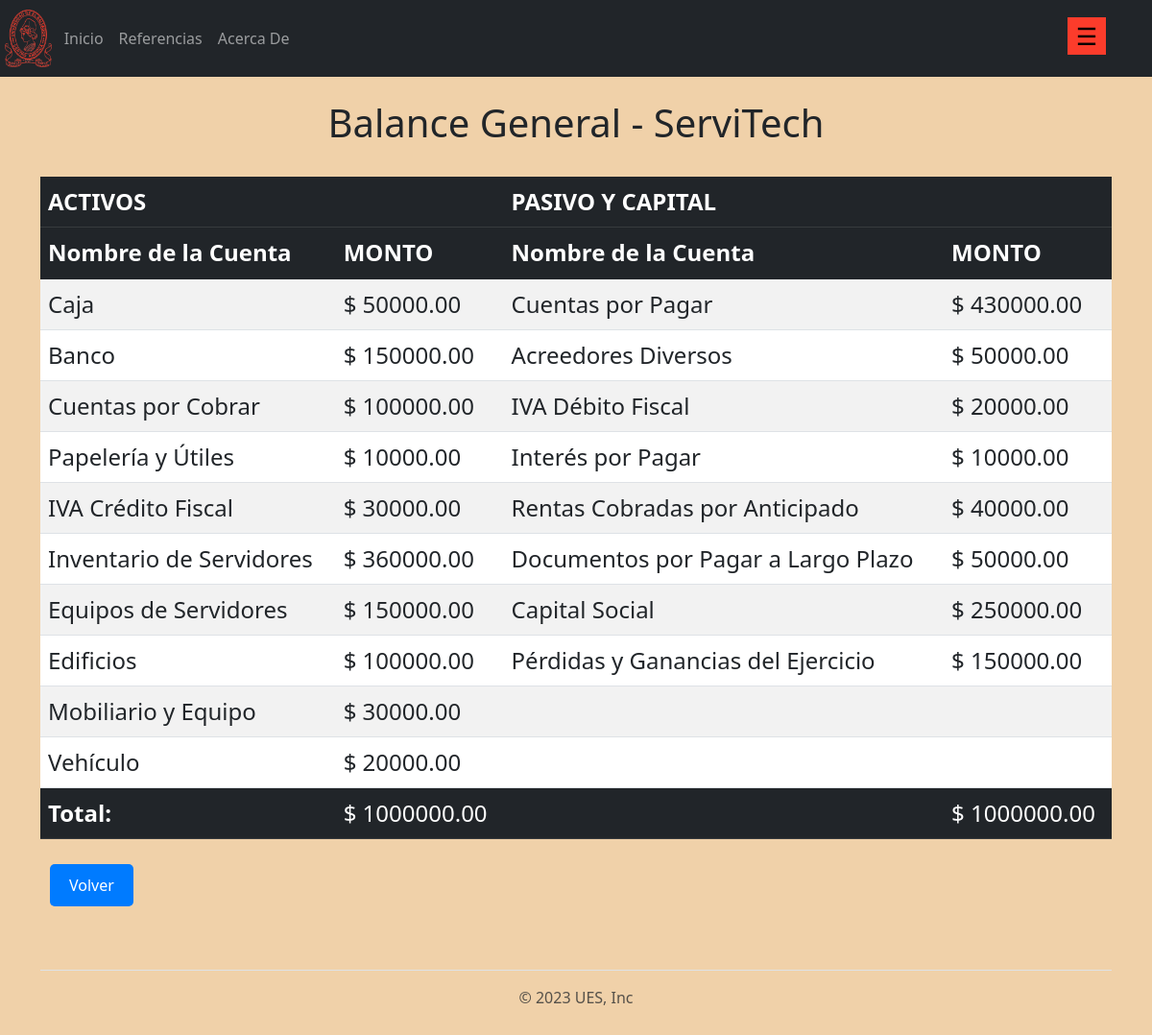
Screenshot of /reporte/balance with the database file from the repository.
### aplicaciones/cuenta/models.py (models this page shows, shortened)
class cuenta(models.Model):
    codigo = models.CharField(max_length=10)
    nombre = models.CharField(max_length=50)
    monto = models.DecimalField(max_digits=10, decimal_places=2)
    categoria = models.CharField(max_length=5, choices=[("Debe", "Debe"), ("Haber", "Haber")], default="")

### aplicaciones/reporte/views.py (the view)
# urls.py: path('reporte/balance', views.balance_2, name = 'balance_general'),
def balance_2(request):
    caja = cuenta.objects.get(codigo = 1101)
    banco = cuenta.objects.get(codigo = 1102)
    cuentas_cobrar = cuenta.objects.get(codigo = 1103)
    papel_utiles = cuenta.objects.get(codigo = 1104)
    iva_credito = cuenta.objects.get(codigo = 1105)
    inventario_servidores = cuenta.objects.get(codigo = 1106)
    equipo_servidores = cuenta.objects.get(codigo = 1201)
    edificio = cuenta.objects.get(codigo = 1202)
    mobiliario = cuenta.objects.get(codigo = 1203)
    vehiculo = cuenta.objects.get(codigo = 1204)
    cuentas_pagar = cuenta.objects.get(codigo = 2101)
    acreedores = cuenta.objects.get(codigo = 2102)
    iva_debito = cuenta.objects.get(codigo = 2103)
    interes = cuenta.objects.get(codigo = 2104)
    renta_cobrada = cuenta.objects.get(codigo = 2105)
    documentos = cuenta.objects.get(codigo = 2201)
    capital = cuenta.objects.get(codigo = 3101)
    utilidad = cuenta.objects.get(codigo = 3102)
    suma_activo = caja.monto + banco.monto + cuentas_cobrar.monto + papel_utiles.monto + iva_credito.monto + inventario_servidores.monto + equipo_servidores.monto + edificio.monto + mobiliario.monto + vehiculo.monto
    suma_pasivo_capital = cuentas_pagar.monto + acreedores.monto + iva_debito.monto + interes.monto + renta_cobrada.monto + documentos.monto + capital.monto + utilidad.monto
    return render(request, 'reporte/balance.html', {
        'caja':caja,
        'banco':banco,
        'cuentas_cobrar':cuentas_cobrar,
        'papel_utiles':papel_utiles,
        'iva_credito':iva_credito,
        'inventario_servidores':inventario_servidores,
        'equipo_servidores':equipo_servidores,
        'edificio':edificio,
        'mobiliario':mobiliario,
        'vehiculo':vehiculo,
        'cuentas_pagar':cuentas_pagar,
        'acreedores':acreedores,
        'iva_debito':iva_debito,
        'interes':interes,
        'renta_cobrada':renta_cobrada,
        'documentos':documentos,
        'capital':capital,
        'utilidad':utilidad,
        'suma_activo':suma_activo,
        'suma_pasivo_capital':suma_pasivo_capital,
    })

### templates/reporte/balance.html (shortened to what this page needs)
{% extends 'layout/base.html' %}
{% block content %}
<br><h1>Balance General - ServiTech</h1><br>
<table class="table table-striped" style="font-size: x-large; margin-right: 10px">
    <thead class="table-dark">
        <tr>
            <th>ACTIVOS</th>
            <th></th>
            <th>PASIVO Y CAPITAL</th>
            <th></th>
        </tr>
        <tr>
            <th>Nombre de la Cuenta</th>
            <th>MONTO</th>
            <th>Nombre de la Cuenta</th>
            <th>MONTO</th>
        </tr>
    </thead>
    <tbody class="table-group-divider">
      <tr>
        <td>{{ caja.nombre }}</td><td>$ {{ caja.monto }}</td>
        <td>{{ cuentas_pagar.nombre }}</td><td>$ {{ cuentas_pagar.monto }}</td>
    </tr>
      <tr>
        <td>{{ banco.nombre }}</td><td>$ {{ banco.monto }}</td>
        <td>{{ acreedores.nombre }}</td><td>$ {{ acreedores.monto }}</td>
    </tr>
      <tr>
        <td>{{ cuentas_cobrar.nombre }}</td><td>$ {{ cuentas_cobrar.monto }}</td>
        <td>{{ iva_debito.nombre }}</td><td>$ {{ iva_debito.monto }}</td>
    </tr>
      <tr>
        <td>{{ papel_utiles.nombre }}</td><td>$ {{ papel_utiles.monto }}</td>
        <td>{{ interes.nombre }}</td><td>$ {{ interes.monto }}</td>
    </tr>
      <tr>
        <td>{{ iva_credito.nombre }}</td><td>$ {{ iva_credito.monto }}</td>
        <td>{{ renta_cobrada.nombre }}</td><td>$ {{ renta_cobrada.monto }}</td>
    </tr>
      <tr>
        <td>{{ inventario_servidores.nombre }}</td><td>$ {{ inventario_servidores.monto }}</td>
        <td>{{ documentos.nombre }}</td><td>$ {{ documentos.monto }}</td>
    </tr>
      <tr>
        <td>{{ equipo_servidores.nombre }}</td><td>$ {{ equipo_servidores.monto }}</td>
        <td>{{ capital.nombre }}</td><td>$ {{ capital.monto }}</td>
    </tr>
      <tr>
        <td>{{ edificio.nombre }}</td><td>$ {{ edificio.monto }}</td>
        <td>{{ utilidad.nombre }}</td><td>$ {{ utilidad.monto }}</td>
    </tr>
      <tr><td>{{ mobiliario.nombre }}</td><td>$ {{ mobiliario.monto }}</td><td></td><td></td></tr>
      <tr><td>{{ vehiculo.nombre }}</td><td>$ {{ vehiculo.monto }}</td><td></td><td></td></tr>
    </tbody>
    <tfoot class ="table-dark">
        <tr>
            <td><b>Total:</b></td>
            <td>$ {{ suma_activo }}</td>
            <td></td>
            <td>$ {{ suma_pasivo_capital }}</td>
        </tr>
    </tfoot>
</table>
    <a class= "btn" href = "{% url 'reporte' %}"> Volver</a>
{% endblock content %}

### static/css/general.css (style rules this page uses)
h1 { text-align: center; }
.btn, .mostrar-reportes .btn { background-color: #007BFF; color: #fff; border: none; padding: 10px 20px; margin: 10px; cursor: pointer; border-radius: 5px; font-size: 16px; }
* { margin: 0; padding: 0; }

### templates/layout/base.html (style rules this page uses)
body { background-color:rgb(240, 209, 169); }

### rows the page displays
cuenta: nombre "Caja", monto "50000.00"
cuenta: nombre "Cuentas por Pagar", monto "430000.00"
cuenta: nombre "Banco", monto "150000.00"
cuenta: nombre "Acreedores Diversos", monto "50000.00"
cuenta: nombre "Cuentas por Cobrar", monto "100000.00"
cuenta: nombre "IVA Débito Fiscal", monto "20000.00"
cuenta: nombre "Papelería y Útiles", monto "10000.00"
cuenta: nombre "Interés por Pagar", monto "10000.00"
cuenta: nombre "IVA Crédito Fiscal", monto "30000.00"
cuenta: nombre "Rentas Cobradas por Anticipado", monto "40000.00"
cuenta: nombre "Inventario de Servidores", monto "360000.00"
cuenta: nombre "Documentos por Pagar a Largo Plazo", monto "50000.00"
cuenta: nombre "Equipos de Servidores", monto "150000.00"
cuenta: nombre "Capital Social", monto "250000.00"
cuenta: nombre "Edificios", monto "100000.00"
cuenta: nombre "Pérdidas y Ganancias del Ejercicio", monto "150000.00"
cuenta: nombre "Mobiliario y Equipo", monto "30000.00"
cuenta: nombre "Vehículo", monto "20000.00"

### other values shown
{{ suma_activo }} "1000000.00"
{{ suma_pasivo_capital }} "1000000.00"
